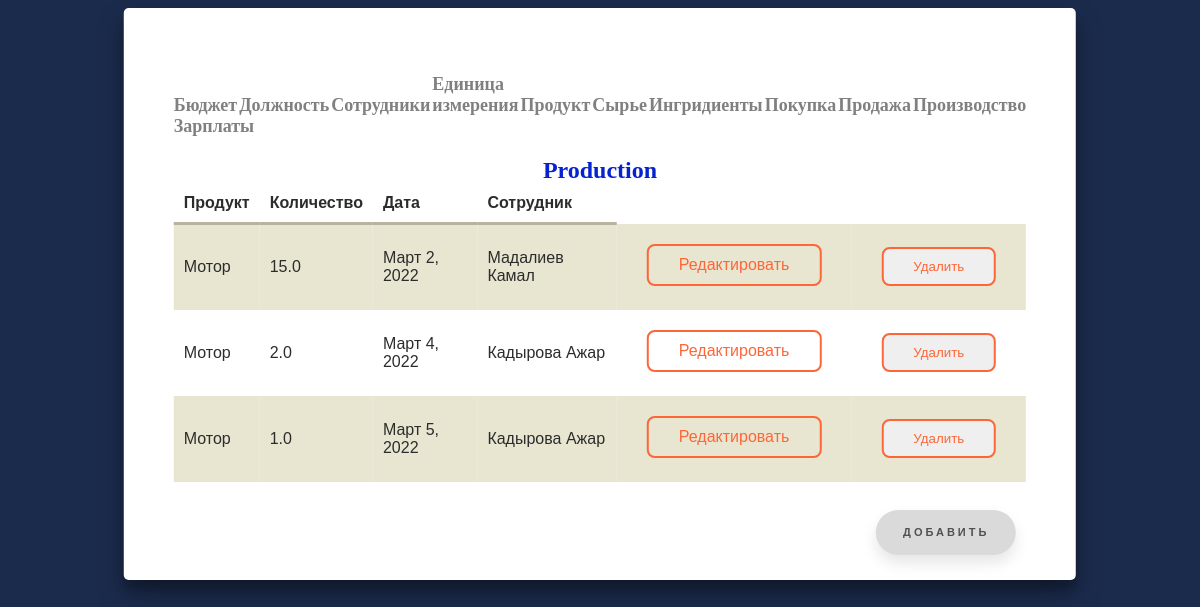
Page /production on the earlier database version.
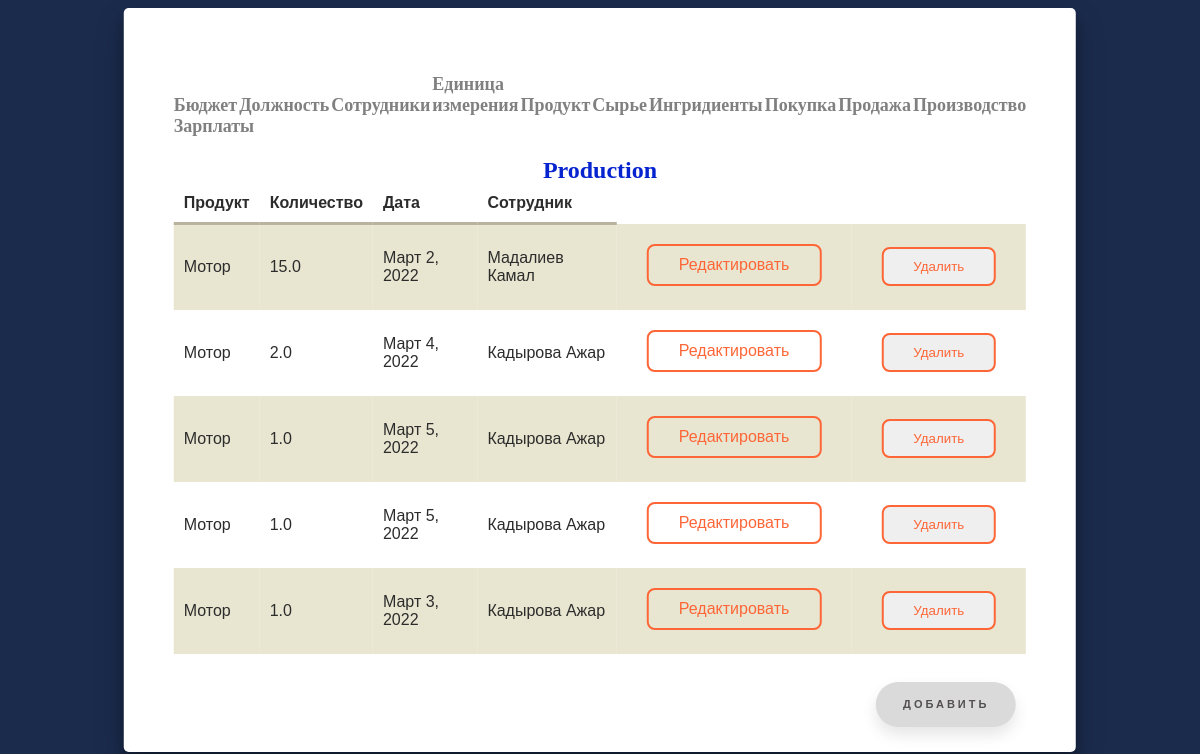
Same page on the later database version.
### modul/models.py (models this page shows, shortened)
class Production(models.Model):
    Product = models.ForeignKey(Products,verbose_name="Продукт",null=True,on_delete=models.CASCADE)
    Amount = models.FloatField("Количество",default=0)
    Date = models.DateField("Дата производства")
    Employee = models.ForeignKey(Employees,verbose_name="Сотрудник",null=True,on_delete=models.SET_NULL)
    class Meta:
        verbose_name = 'Производство'
        verbose_name_plural = 'Производства'

class  Products(models.Model):
    Product = models.CharField("Продукт",max_length=150)
    Unit = models.ForeignKey(Units,verbose_name="Единица измерения",null=True,on_delete=models.SET_NULL)
    Summ = models.FloatField("Сумма",default=0)
    Amount = models.FloatField("Количество",default=0)
    class Meta:
        verbose_name = 'Готовая продукция'
        verbose_name_plural = 'Готовые продукции'

class Employees(models.Model):
    Full_name = models.CharField("ФИО",max_length=225)
    Position = models.ForeignKey(Jobposition,verbose_name = "Должность",null=True,on_delete=models.CASCADE)
    Salary = models.IntegerField("Оклад",default=0)
    Address = models.CharField("Адрес",max_length=150)
    Phone = models.IntegerField("Телефон",default=0)
    class Meta:
        verbose_name = 'Сотрудник'
        verbose_name_plural = 'Сотрудники'

### modul/views.py (the view)
# urls.py: path("production",views.ProdutionView.as_view(), name = 'production'),
class ProdutionView(ListView):
    model = Production
    template_name = 'modul/production.html'
    context_object_name = 'productions'

### modul/templates/modul/production.html (shortened to what this page needs)
{% extends "modul/home.html" %}
{% block content %}
<h2>Production</h2>
    <table cellpadding="4" cellspacing="1">
      <tr>
          <th>Продукт</th>
          <th>Количество</th>
          <th>Дата</th>
          <th>Сотрудник</th>
      </tr>
      {% for production in productions %}
          <tr>
            <td>
                {{ production.Product.Product }}
            </td>
            <td>
                {{ production.Amount }}
            </td>
            <td>
                {{ production.Date }}
            </td>
            <td>
                {{ production.Employee.Full_name }}
            </td>
              <td>
                  <a href="{% url 'productionupdate' production.id %}" class="shine-button">Редактировать</a>
              </td>
              <td>
                  <form id="delete_form" action="{% url 'productiondelete' production.id %}" method="post">
                      <button type="submit" class="shine-button">Удалить</button>
                  </form>
              </td>
          </tr>
          {% endfor %}
  </table><br>
<a href="{% url 'createproduction' %}" class="floating-button">Добавить</a>
{% endblock %}

Differences in the rows shown:
added Production: Product.Product "Мотор", Amount "1.0", Date "Март 5, 2022", Employee.Full_name "Кадырова Ажар"
added Production: Product.Product "Мотор", Amount "1.0", Date "Март 3, 2022", Employee.Full_name "Кадырова Ажар"
